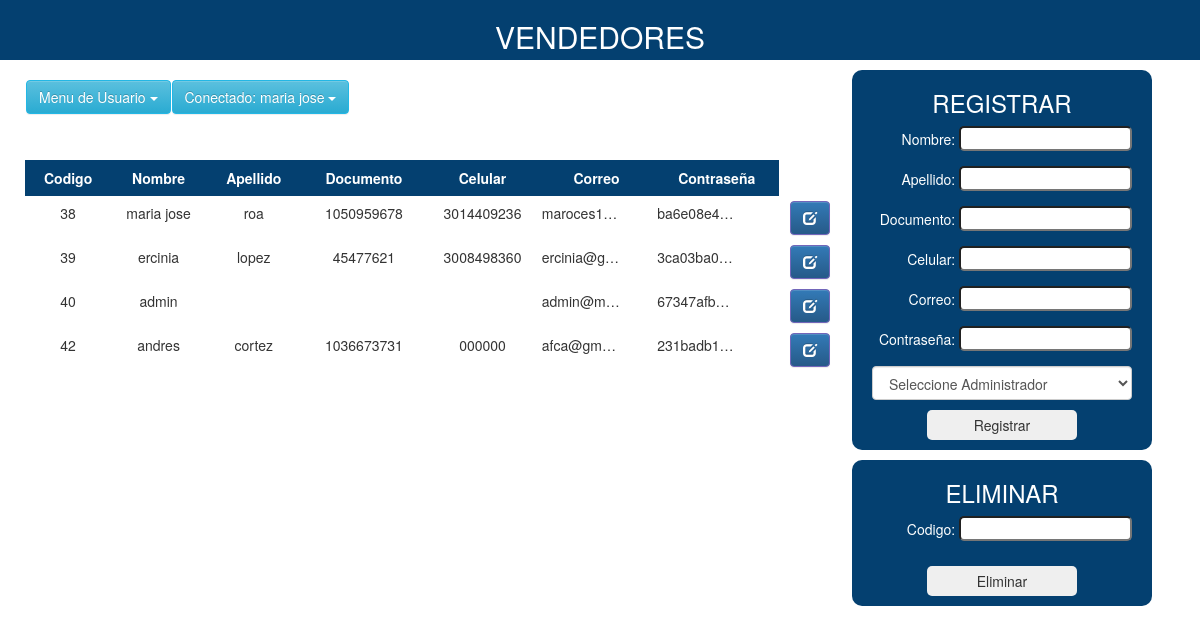
/Empleados.php (signed in), run on the app's committed database.
### tables this page shows
CREATE TABLE `usuarios` (
  `IdUsuario` int(11) NOT NULL,
  `Nombre1` varchar(13) DEFAULT NULL,
  `Apellido1` varchar(13) DEFAULT NULL,
  `NDocumento` varchar(13) DEFAULT NULL,
  `Celular` varchar(11) DEFAULT NULL,
  `Contrasena` varchar(60) DEFAULT NULL,
  `Correo` varchar(50) DEFAULT NULL,
  `FechaIngreso` datetime DEFAULT NULL,
  `Ventas` int(11) DEFAULT NULL,
  `IdTUsuario` int(11) DEFAULT NULL
);

### controller/Sellers_Controller.php (called while the page is built, shortened)
<?php
class Sellers_Controller
{
    public static function Main($option, $array = [])
    {
        $seller = new Sellers_Controller();
        switch ($option) {
            case 0:
                $result = $seller->Consult($array);
                break;
        }
        return $result;
    }
    public function Consult($array)
    {
        $conexion = Conexion::connection();
        if ($array == null) {
            $sql = "SELECT IdUsuario,Nombre1,Apellido1,NDocumento,Celular,Correo,Contrasena,FechaIngreso,Ventas from usuarios";
            return $conexion->query($sql);
        }
        $sql = "SELECT * from usuarios WHERE IdUsuario='$array'";
        return $conexion->query($sql);
    }
}

### controller/Controller.php (called while the page is built, shortened)
<?php
require_once "Sellers_Controller.php";
class Controller{
    public function Sellers($option,$array = []){
        return Sellers_Controller::Main($option,$array);
    }
}

### Empleados.php (the view, shortened to what this page needs)
<?php
require_once "controller/Controller.php";
?>
<!DOCTYPE html>
<html lang="en">
<head>
    <head>
        <link rel="stylesheet" href="https://maxcdn.bootstrapcdn.com/bootstrap/3.3.5/css/bootstrap.min.css">
    <link rel="stylesheet" href="https://maxcdn.bootstrapcdn.com/bootstrap/3.3.5/css/bootstrap-theme.min.css">
    <link href="resource/css/style.css" rel="stylesheet">
        <link href="resource/css/empleados3.css" rel="stylesheet">
    </head>
</head>
<body>
    <div class="naveg">
        <div class="heading">
            <h2 id="hh">VENDEDORES</h2>
        </div>
    </div>
    <div class="regemple">
            <form class="form_reg" action="" method="POST">
                <h3>REGISTRAR</h3>
                <p>Nombre: <input name="nomb"  type="text" required autofocus></p>
                <p>Apellido: <input name="apell"  type="text" required autofocus></p>
                <p>Documento: <input name="dni"  type="text" required autofocus></p>
                <p>Celular: <input name="cel"  type="text" required autofocus></p>
                <p>Correo: <input name="email"  type="text" id="min" required autofocus></p>
                <p>Contraseña: <input name="pass"  type="password" required autofocus></p>
                <select name="tipousuario" id="companyName" class="form-control" class="lista52">
                                <option value="1">Seleccione Administrador</option>
                            </select>
                <button type="submit"> Registrar </button>
            </form>
        </div>
    <div class="regemple2">
            <form class="form_reg" action="" method="POST">
                <h3>ELIMINAR</h3>
                <p>Codigo: <input name="deletven"  type="text" required autofocus></p>
                <button type="submit"> Eliminar </button>
            </form>
    </div>
    <div class="tabla">
        <div ><?php include('menu.php'); ?></div>
        <table id="table">
            <thead>
                <tr>
                    <th>Codigo</th>
                    <th>Nombre</th>
                    <th>Apellido</th>
                    <th>Documento</th>
                    <th>Celular</th>
                    <th>Correo</th>
                    <th>Contraseña</th>
                </tr>
            </thead>
            <tbody>
                <?php
                $emple = new Controller();
                $vendedores = $emple->Sellers(0);
                while ($mostrar = $vendedores->fetch_row()) {
                ?>
                    <tr>
                        <td><p><?php echo $mostrar[0] ?></p></td>
                        <td><p><?php echo $mostrar[1] ?></p></td>
                        <td><p><?php echo $mostrar[2] ?></p></td>
                        <td><p><?php echo $mostrar[3] ?></p></td>
                        <td><p><?php echo $mostrar[4] ?></p></td>
                        <td><p class="overflow"><?php echo $mostrar[5] ?></p></td>
                        <td><p class="overflow"><?php echo $mostrar[6] ?></p></td>
                        <td><a href="Edit_Empleado.php?update_id=<?php echo $mostrar[0] ?>" title="Editar Factura">
                                <div class="btn btn-primary"><span class="glyphicon glyphicon-edit"></span></div>
                            </a></td>
                    </tr>
                <?php
                }
                ?>
            </tbody>
            </table>
        </div>
</body>
</html>

### resource/css/style.css (style rules this page uses)
.btn-primary, .panel-primary { border-color: #7266ba; color: #fff !important; }
.naveg { position: absolute; width: 100%; height: 60px; background: rgb(4, 64, 112); z-index: 9000; }
#hh { color: white; text-align: center; }

### resource/css/empleados3.css (style rules this page uses)
* { margin: 0; padding: 0;box-sizing: border-box; }
#table { width: 100%; }
th { background-color:rgb(4, 64, 112); color: white; text-align: center; padding:8px; }
td { padding: 5px 3px; }
td .overflow { width: 80px; white-space: nowrap; overflow: hidden; text-overflow: ellipsis; }
.tabla { position: relative; width: 68%; text-align: center; float: left; top:80px; left: 25px; }
.regemple, .regemple2 { background-color: rgb(4, 64, 112); width: 300px; height: auto; display: flex; justify-content: space-between; border-radius:10px; position: absolute; padding:0 0 10px; left:71%; }
.regemple { top: 70px; }
.regemple2 { top: 460px; }
.form_reg { padding: 0 5px; margin: 0 auto; width: 90%; height: auto; text-align: center; }
.form_reg h3 { color:white; }
.form_reg p { width: 100%; text-align: right; color:white; }
.form_reg input { height: 25px; border-radius: 5px; margin-bottom: 5px; color:black; }
.form_reg button { border: none; border-radius: 5px; width: 150px; padding: 5px 3px; cursor: pointer; margin-top: 10px; }

### data on the page
usuarios: IdUsuario "38", Nombre1 "maria jose", Apellido1 "roa", NDocumento "1050959678", Celular "3014409236", Correo "maroces1…", Contrasena "ba6e08e4…"
usuarios: IdUsuario "39", Nombre1 "ercinia", Apellido1 "lopez", NDocumento "45477621", Celular "3008498360", Correo "ercinia@g…", Contrasena "3ca03ba0…"
usuarios: IdUsuario "40", Nombre1 "admin", Correo "admin@m…", Contrasena "67347afb…"
usuarios: IdUsuario "42", Nombre1 "andres", Apellido1 "cortez", NDocumento "1036673731", Celular "000000", Correo "afca@gm…", Contrasena "231badb1…"

### other printed values
$resultado[1] "maria jose"
